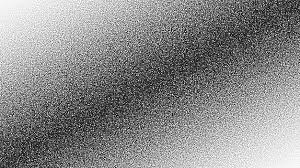
#> input picture Part24/noisedot.jpg, 300 x 168 px
$ python blog024a.py
#> lines starting #> are read from the running program, lines starting #| are printed output that depends on the picture
import cv2
import numpy as np
import matplotlib.pyplot as plt

# 读取图片
img = cv2.imread('noisedot.jpg')
#> img is the input picture: shape (168, 300, 3); min 0, max 255, mean 138.5
source = cv2.cvtColor(img,cv2.COLOR_BGR2GRAY)

# 中值滤波
result1 = cv2.medianBlur(source,3)
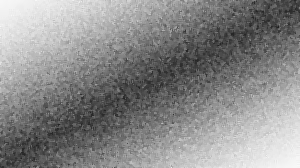
#> result1: shape (168, 300); min 27, max 250, mean 137.7

# 双边滤波
result2 = cv2.bilateralFilter(source,15,150,150)
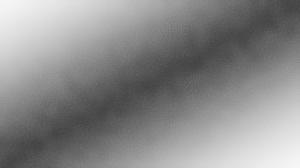
#> result2: shape (168, 300); min 67, max 246, mean 138.4

# 显示图像
cv2.imshow('Source',source)
cv2.imshow('MedianBlur',result1)
cv2.imshow('BilateralFilter',result2)

cv2.waitKey(0)
cv2.destroyAllWindows()
